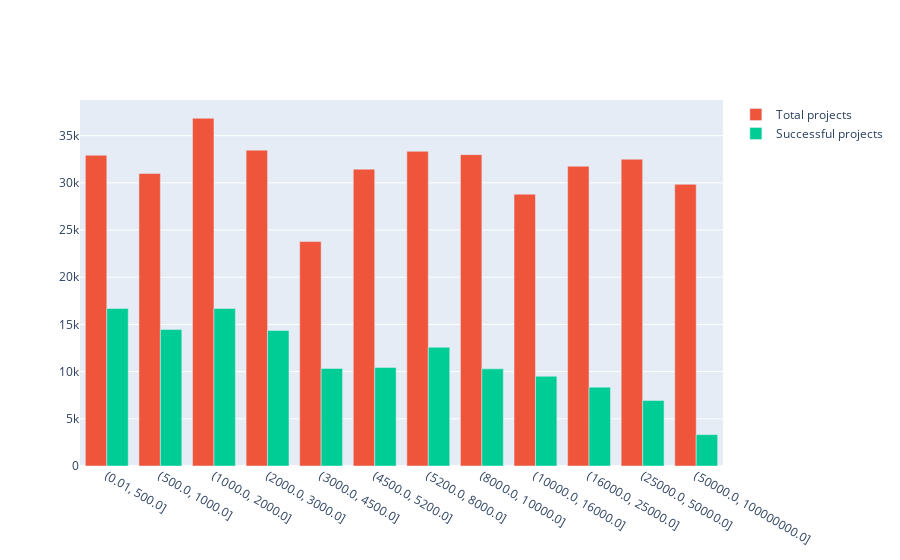

The code cell stored with this chart in its notebook:
### Code cell
import plotly.graph_objects as go
x_label = [str(i) for i in binned_projects.index]
fig = go.Figure({'type':'histogram2d'})
fig.add_trace(go.Bar(name = 'Total projects', 
                     x=x_label, 
                     y=binned_projects, 
                     ))
fig.add_trace(go.Bar(name = 'Successful projects', 
                     x=x_label, 
                     y=binned_succ_projects, 
                     ))
fig.update_layout(barmode='group')
fig.show()

### Figure 1 — Plotly figure (JSON) as saved in the notebook; plotly's stock layout.template omitted (floating-point values rounded to 4 significant figures)
{"data": [{"type": "histogram2d"}, {"name": "Total projects", "type": "bar", "x": ["(0.01, 500.0]", "(500.0, 1000.0]", "(1000.0, 2000.0]", "(2000.0, 3000.0]", "(3000.0, 4500.0]", "(4500.0, 5200.0]", "(5200.0, 8000.0]", "(8000.0, 10000.0]", "(10000.0, 16000.0]", "(16000.0, 25000.0]", "(25000.0, 50000.0]", "(50000.0, 100000000.0]"], "y": [32922, 30984, 36839, 33465, 23780, 31443, 33339, 32989, 28800, 31755, 32502, 29841]}, {"name": "Successful projects", "type": "bar", "x": ["(0.01, 500.0]", "(500.0, 1000.0]", "(1000.0, 2000.0]", "(2000.0, 3000.0]", "(3000.0, 4500.0]", "(4500.0, 5200.0]", "(5200.0, 8000.0]", "(8000.0, 10000.0]", "(10000.0, 16000.0]", "(16000.0, 25000.0]", "(25000.0, 50000.0]", "(50000.0, 100000000.0]"], "y": [16685, 14455, 16690, 14365, 10334, 10443, 12578, 10294, 9503, 8354, 6933, 3321]}], "layout": {"barmode": "group"}}
